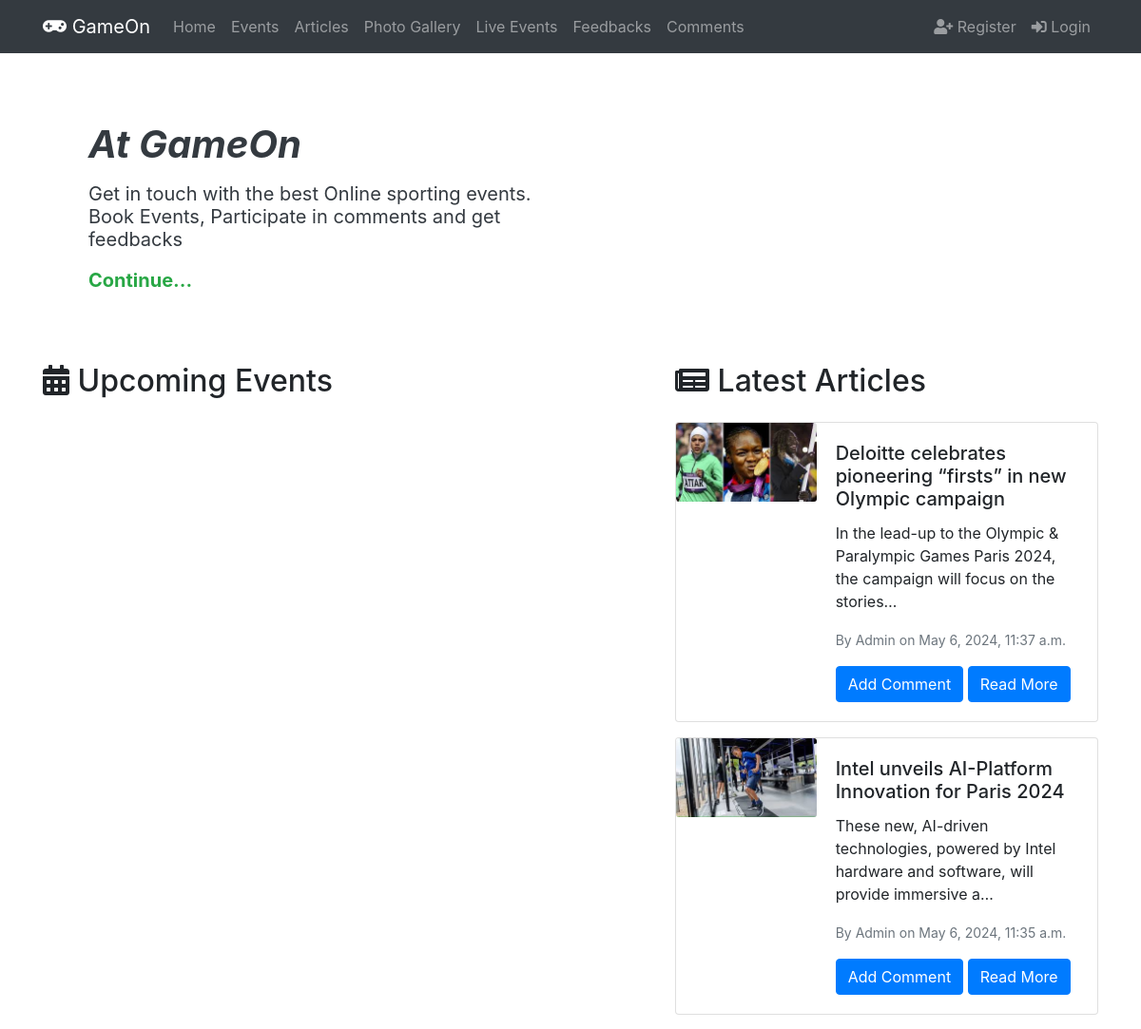
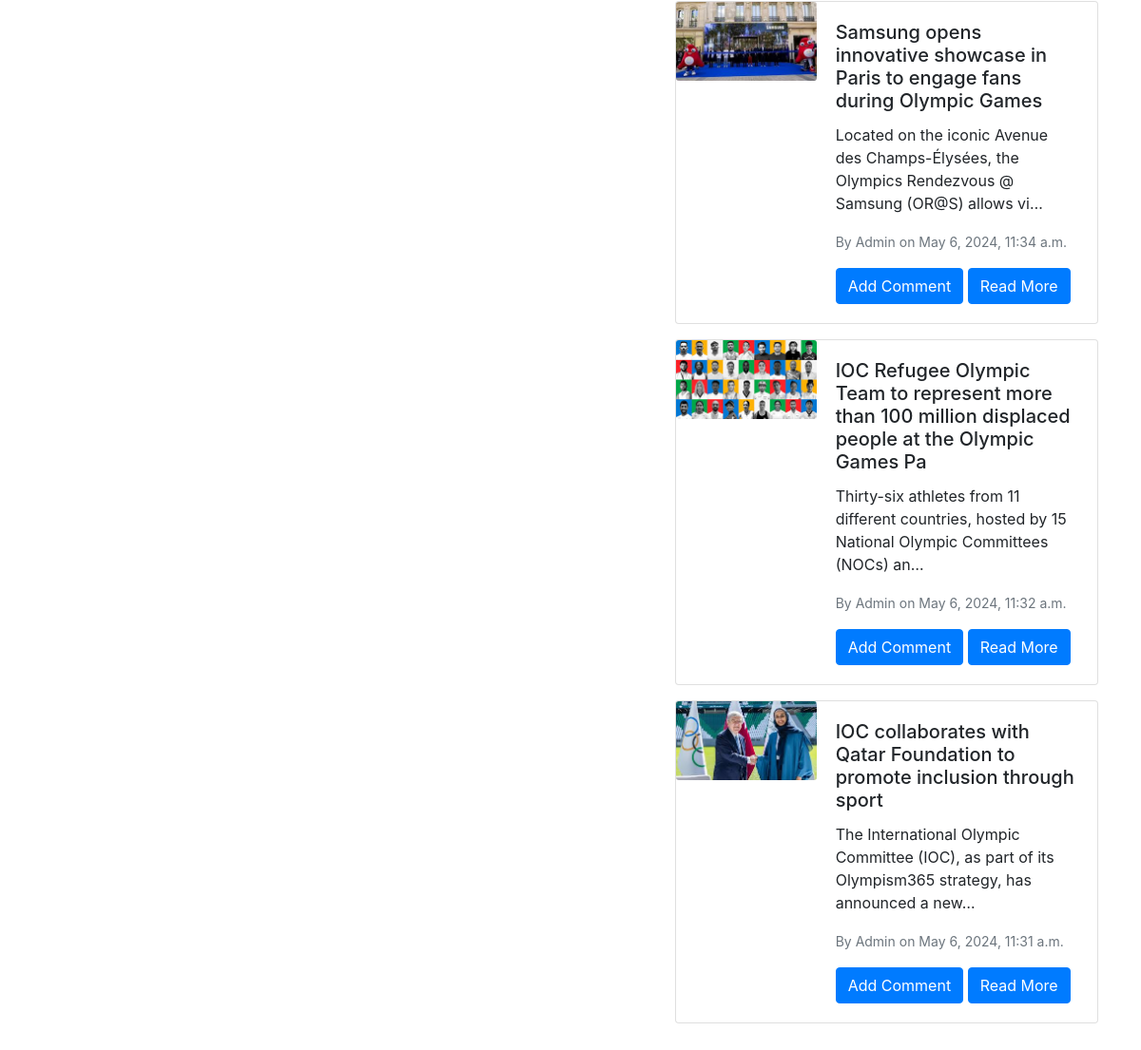
The page / on the database its author committed (2 pictures, top to bottom).
### home/models.py (models this page shows)
class Article(models.Model):
    title = models.CharField(max_length=100, null=True)
    content = models.TextField()
    author = models.ForeignKey(User, on_delete=models.SET_NULL, null=True, related_name='articles')
    created_at = models.DateTimeField(auto_now_add=True)
    image = models.ImageField(upload_to='article_images', null=True, blank=True)
    comment_count = models.PositiveIntegerField(default=0)

### accounts/models.py (models this page shows)
class User(AbstractUser):
    country = models.CharField(max_length=100, null=True, blank=True)
    phone_number = models.CharField(max_length=20, null=True, blank=True)
    LOCAL = 'Local'
    INTERNATIONAL = 'International'
    REGISTRATION_CATEGORY_CHOICES = [
        (LOCAL, 'Local'),
        (INTERNATIONAL, 'International'),
    ]
    registration_category = models.CharField(
        max_length=20,
        choices=REGISTRATION_CATEGORY_CHOICES,
        default=LOCAL,  # Set default to 'Local'
        null=True,
        blank=True
    )
    profile_picture = models.ImageField(upload_to='profile_pictures', null=True, blank=True)
    admin = models.BooleanField(default=False)

### home/views.py (the view)
# urls.py: path('', views.index, name='index'),
def index(request):
    events = Event.objects.filter(date__gte=timezone.now()).order_by('date')
    articles = Article.objects.all().order_by('-created_at')
    live_events = Live.objects.all().order_by('-created_at')
    photos = Photo.objects.all().order_by('-uploaded_at')
    return render(request, 'home/index.html', {'events': events, 'articles': articles, 'live_events': live_events, 'photos': photos})

### home/templates/home/index.html (shortened to what this page needs)
{% extends 'base.html' %}
{% load static %}
{% block content %}
    <div class="p-4 p-md-5 mb-4 text-white rounded" style="position: relative;">
        <video src="{% static 'clips/Game On.mp4' %}" autoplay loop muted
            style="position: absolute; top: 0; left: 0; width: 100%; height: 100%; object-fit: cover; z-index: -1;"></video>
        <div class="col-md-6 px-0" style="position: relative; z-index: 1;">
            <h1 class="h1 fw-bold font-italic text-dark"><strong> At GameOn</strong></h1>
            <p class="lead my-3 h3 text-dark"><strong> Get in touch with the best Online sporting events. <br>
                Book Events, Participate in comments and get feedbacks </strong>
            </p>
            <p class="lead mb-0"><a href="#" class="text-success font-weight-bold">Continue...</a></p>
        </div>
    </div>
    <div class="row">
        <div class="col-md-7">
            <h2 class="mb-4"><i class="fas fa-calendar-alt"></i> Upcoming Events</h2>
        </div>
        <div class="col-md-5">
            <h2 class="mb-4"><i class="fas fa-newspaper"></i> Latest Articles</h2>
            {% for article in articles %}
                <div class="card mb-3">
                    <div class="row no-gutters">
                        <div class="col-md-4">
                            {% if article.image %}
                                <img src="{{ article.image.url }}" class="card-img" alt="{{ article.title }}">
                            {% else %}
                                <img src="{% static 'images/placeholder.png' %}" class="card-img" alt="{{ article.title }}">
                            {% endif %}
                        </div>
                        <div class="col-md-8">
                            <div class="card-body">
                                <h5 class="card-title">{{ article.title }}</h5>
                                <p class="card-text">{{ article.content|truncatechars:100 }}</p>
                                <p class="card-text"><small class="text-muted">By {{ article.author.username }} on {{ article.created_at }}</small></p>
                                <a href="{% url 'home:create_comment' article.id %}" class="btn btn-primary">Add Comment</a>
                                 <a href="{% url 'home:article_detail' article.id %}" class="btn btn-primary">Read More</a>
                            </div>
                        </div>
                    </div>
                </div>
            {% endfor %}
        </div>
    </div>
    {%endblock content%}

### home/templates/base.html (shortened to what this page needs)
<!DOCTYPE html>
<html lang="en">
<head>
    {% load static %}
    <link rel="stylesheet" href="{% static 'css/style.css' %}">
    <link rel="stylesheet" href="https://cdn.jsdelivr.net/npm/bootstrap@4.6.2/dist/css/bootstrap.min.css">
    <link rel="stylesheet" href="https://cdnjs.cloudflare.com/ajax/libs/font-awesome/5.15.3/css/all.min.css">
</head>
<body>
    <nav class="navbar navbar-expand-lg navbar-dark bg-dark">
        <div class="container">
            <a class="navbar-brand" href="{% url 'home:index' %}">
                <i class="fas fa-gamepad"></i> GameOn
            </a>
            <div class="collapse navbar-collapse" id="navbarNav">
                <ul class="navbar-nav mr-auto">
                    <li class="nav-item">
                        <a class="nav-link" href="{% url 'home:index' %}">Home</a>
                    </li>
                    <li class="nav-item">
                        <a class="nav-link" href="{% url 'home:events' %}">Events</a>
                    </li>
                    <li class="nav-item">
                        <a class="nav-link" href="{% url 'home:index' %}">Articles</a>
                    </li>
                    <li class="nav-item">
                        <a class="nav-link" href="{% url 'home:photos' %}">Photo Gallery</a>
                    </li>
                    <li class="nav-item">
                        <a class="nav-link" href="{% url 'home:live_events' %}">Live Events</a>
                    </li>
                    <li class="nav-item">
                        <a class="nav-link" href="{% url 'home:feedbacks' %}">Feedbacks</a>
                    </li>
                    <li class="nav-item">
                        <a class="nav-link" href="{% url 'home:comments' %}">Comments</a>
                    </li>
                </ul>
                <ul class="navbar-nav ml-auto">
                    {% if user.is_authenticated %}
                        <li class="nav-item">
                            <a class="nav-link" href="{% url 'accounts:profile' %}"><i class="fas fa-user"></i> {{ user.username }}</a>
                        </li>
                        <li class="nav-item">
                            <a class="nav-link" href="{% url 'accounts:logout' %}"><i class="fas fa-sign-out-alt"></i> Logout</a>
                        </li>
                    {% else %}
                        <li class="nav-item">
                            <a class="nav-link" href="{% url 'accounts:register' %}"><i class="fas fa-user-plus"></i> Register</a>
                        </li>
                        <li class="nav-item">
                            <a class="nav-link" href="{% url 'accounts:login' %}"><i class="fas fa-sign-in-alt"></i> Login</a>
                        </li>
                    {% endif %}
                </ul>
            </div>
        </div>
    </nav>
    <div class="container my-4">
        {% block content %}
        {% endblock %}
    </div>
</body>
</html>
{% load sweetify %}

### rows shown on the page
Article: image (picture), title "Deloitte celebrates pioneering “firsts” in new Olympic campaign", content "In the lead-up to the Olympic & Paralympic Games Paris 2024, the campaign will focus on the stories…", author.username "Admin", created_at "May 6, 2024, 11:37 a.m."
Article: image (picture), title "Intel unveils AI-Platform Innovation for Paris 2024", content "These new, AI-driven technologies, powered by Intel hardware and software, will provide immersive a…", author.username "Admin", created_at "May 6, 2024, 11:35 a.m."
Article: image (picture), title "Samsung opens innovative showcase in Paris to engage fans during Olympic Games", content "Located on the iconic Avenue des Champs-Élysées, the Olympics Rendezvous @ Samsung (OR@S) allows vi…", author.username "Admin", created_at "May 6, 2024, 11:34 a.m."
Article: image (picture), title "IOC Refugee Olympic Team to represent more than 100 million displaced people at the Olympic Games Pa", content "Thirty-six athletes from 11 different countries, hosted by 15 National Olympic Committees (NOCs) an…", author.username "Admin", created_at "May 6, 2024, 11:32 a.m."
Article: image (picture), title "IOC collaborates with Qatar Foundation to promote inclusion through sport", content "The International Olympic Committee (IOC), as part of its Olympism365 strategy, has announced a new…", author.username "Admin", created_at "May 6, 2024, 11:31 a.m."
